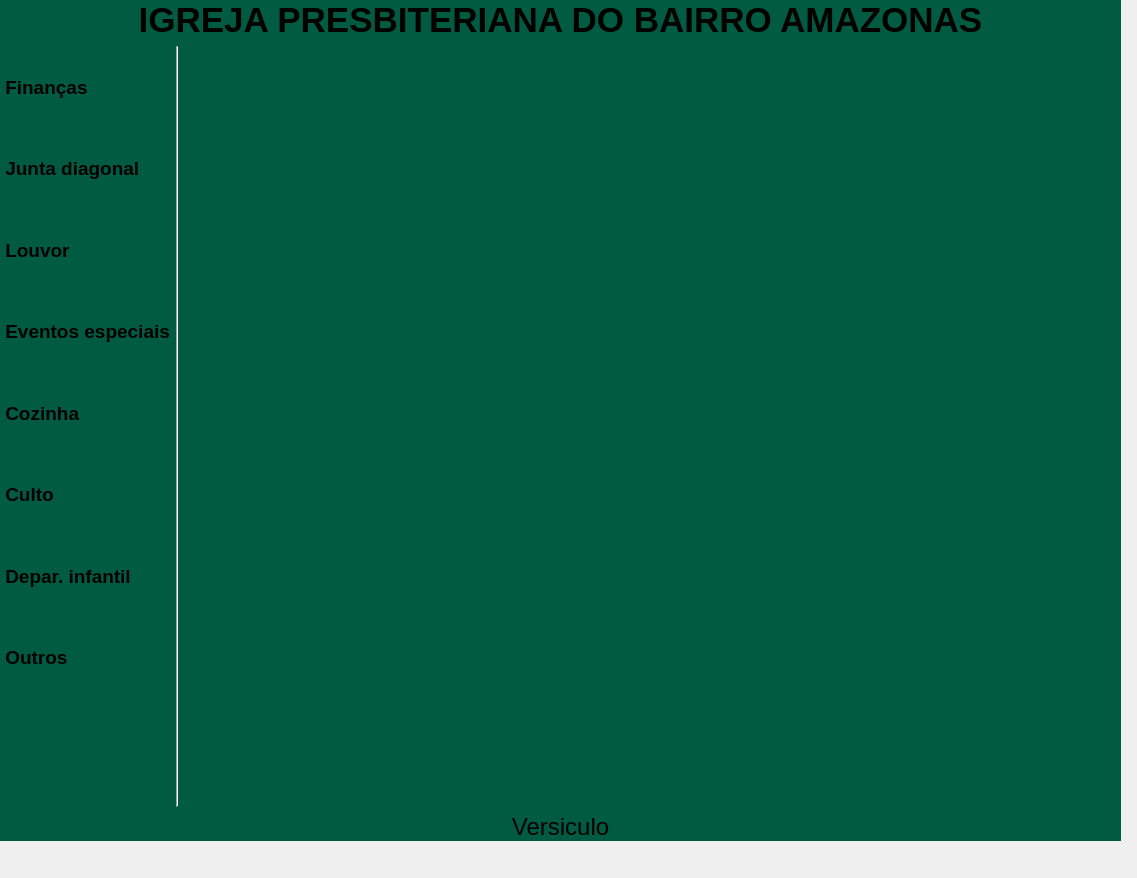
<?xml version="1.0" encoding="UTF-8"?>
<ui version="4.0">
 <class>Widget</class>
 <widget class="QWidget" name="Widget">
  <property name="geometry">
   <rect>
    <x>0</x>
    <y>0</y>
    <width>1137</width>
    <height>878</height>
   </rect>
  </property>
  <property name="windowTitle">
   <string>Widget</string>
  </property>
  <widget class="QWidget" name="inicio" native="true">
   <property name="geometry">
    <rect>
     <x>0</x>
     <y>-20</y>
     <width>1121</width>
     <height>861</height>
    </rect>
   </property>
   <property name="styleSheet">
    <string notr="true">#inicio{
Background-color:#005b40;
background-image: url('C:/fundo/fundo.png')  0 0 0 0 stretch stretch;              
 background-repeat: no-repeat;
  background-position: center;

}</string>
   </property>
   <widget class="QWidget" name="verticalLayoutWidget_2">
    <property name="geometry">
     <rect>
      <x>0</x>
      <y>20</y>
      <width>1121</width>
      <height>841</height>
     </rect>
    </property>
    <layout class="QVBoxLayout" name="p">
     <item>
      <widget class="QLabel" name="Titulo">
       <property name="font">
        <font>
         <family>Arial</family>
         <pointsize>26</pointsize>
         <bold>true</bold>
        </font>
       </property>
       <property name="layoutDirection">
        <enum>Qt::LayoutDirection::LeftToRight</enum>
       </property>
       <property name="text">
        <string>IGREJA PRESBITERIANA DO BAIRRO AMAZONAS</string>
       </property>
       <property name="alignment">
        <set>Qt::AlignmentFlag::AlignCenter</set>
       </property>
      </widget>
     </item>
     <item>
      <layout class="QHBoxLayout" name="horizontalLayout_2">
       <item>
        <layout class="QVBoxLayout" name="menu_vertical" stretch="1,1,1,1,1,1,1,1,0">
         <property name="spacing">
          <number>0</number>
         </property>
         <item>
          <widget class="QLabel" name="financas">
           <property name="font">
            <font>
             <family>Arial</family>
             <pointsize>14</pointsize>
             <bold>true</bold>
            </font>
           </property>
           <property name="text">
            <string> Finanças</string>
           </property>
          </widget>
         </item>
         <item>
          <widget class="QLabel" name="junta_diagonal">
           <property name="font">
            <font>
             <family>Arial</family>
             <pointsize>14</pointsize>
             <bold>true</bold>
            </font>
           </property>
           <property name="text">
            <string> Junta diagonal</string>
           </property>
          </widget>
         </item>
         <item>
          <widget class="QLabel" name="louvor">
           <property name="font">
            <font>
             <family>Arial</family>
             <pointsize>14</pointsize>
             <bold>true</bold>
            </font>
           </property>
           <property name="text">
            <string> Louvor</string>
           </property>
          </widget>
         </item>
         <item>
          <widget class="QLabel" name="eventos_especias">
           <property name="font">
            <font>
             <family>Arial</family>
             <pointsize>14</pointsize>
             <bold>true</bold>
            </font>
           </property>
           <property name="text">
            <string> Eventos especiais</string>
           </property>
          </widget>
         </item>
         <item>
          <widget class="QLabel" name="cozinha">
           <property name="font">
            <font>
             <family>Arial</family>
             <pointsize>14</pointsize>
             <bold>true</bold>
            </font>
           </property>
           <property name="text">
            <string> Cozinha</string>
           </property>
          </widget>
         </item>
         <item>
          <widget class="QLabel" name="culto">
           <property name="font">
            <font>
             <family>Arial</family>
             <pointsize>14</pointsize>
             <bold>true</bold>
            </font>
           </property>
           <property name="text">
            <string> Culto</string>
           </property>
          </widget>
         </item>
         <item>
          <widget class="QLabel" name="depar_infantil">
           <property name="font">
            <font>
             <family>Arial</family>
             <pointsize>14</pointsize>
             <bold>true</bold>
            </font>
           </property>
           <property name="text">
            <string> Depar. infantil</string>
           </property>
          </widget>
         </item>
         <item>
          <widget class="QLabel" name="outros">
           <property name="font">
            <font>
             <family>Arial</family>
             <pointsize>14</pointsize>
             <bold>true</bold>
            </font>
           </property>
           <property name="text">
            <string> Outros</string>
           </property>
          </widget>
         </item>
         <item>
          <spacer name="verticalSpacer">
           <property name="orientation">
            <enum>Qt::Orientation::Vertical</enum>
           </property>
           <property name="sizeHint" stdset="0">
            <size>
             <width>20</width>
             <height>109</height>
            </size>
           </property>
          </spacer>
         </item>
        </layout>
       </item>
       <item>
        <widget class="Line" name="line">
         <property name="orientation">
          <enum>Qt::Orientation::Vertical</enum>
         </property>
        </widget>
       </item>
       <item>
        <spacer name="horizontalSpacer">
         <property name="orientation">
          <enum>Qt::Orientation::Horizontal</enum>
         </property>
         <property name="sizeHint" stdset="0">
          <size>
           <width>40</width>
           <height>20</height>
          </size>
         </property>
        </spacer>
       </item>
      </layout>
     </item>
     <item>
      <widget class="QLabel" name="versiculo">
       <property name="font">
        <font>
         <pointsize>18</pointsize>
        </font>
       </property>
       <property name="text">
        <string>Versiculo</string>
       </property>
       <property name="alignment">
        <set>Qt::AlignmentFlag::AlignCenter</set>
       </property>
      </widget>
     </item>
    </layout>
   </widget>
  </widget>
 </widget>
 <resources/>
 <connections/>
</ui>
